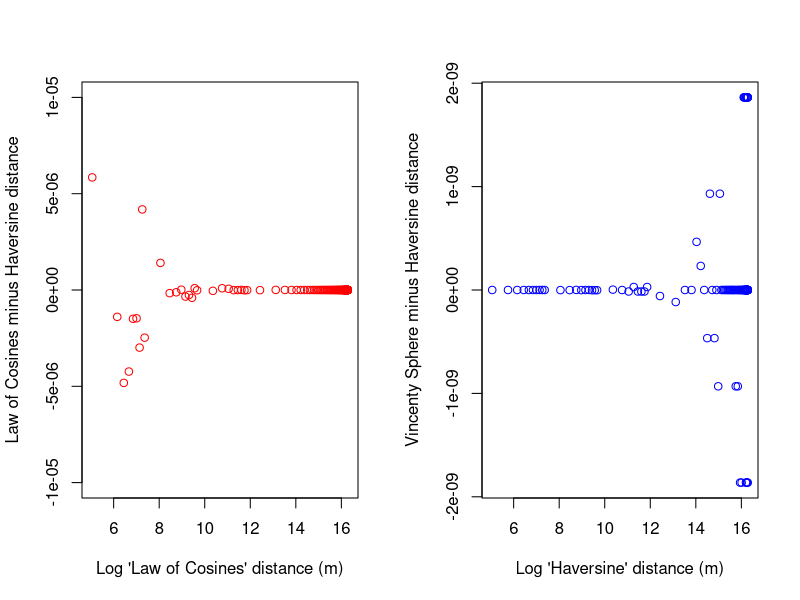
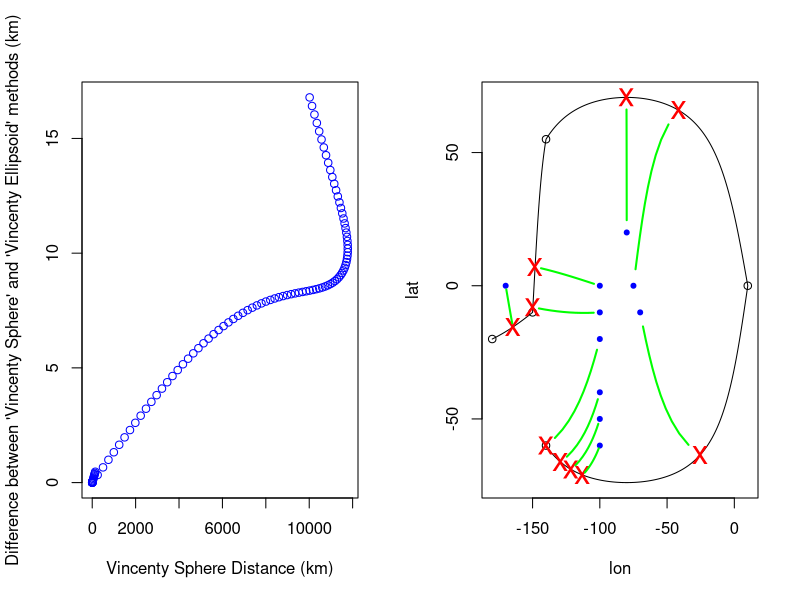

The R script that drew these images, in order:
## ---- chunk 1
library(knitr)
opts_chunk$set(
	fig.width = 5, fig.height = 5, fig.cap = '', collapse = TRUE
)
## ---- chunk 2
library(geosphere)
Lon = c(1:9/1000, 1:9/100, 1:9/10, 1:90*2) 
Lat = c(1:9/1000, 1:9/100, 1:9/10, 1:90) 
dcos = distCosine(c(0,0), cbind(Lon, Lat))
dhav = distHaversine(c(0,0), cbind(Lon, Lat))
dvsp = distVincentySphere(c(0,0), cbind(Lon, Lat))
par(mfrow=(c(1,2)))
plot(log(dcos), dcos-dhav, col='red', ylim=c(-1e-05, 1e-05), 
            xlab="Log 'Law of Cosines' distance (m)", 
            ylab="Law of Cosines minus Haversine distance")
plot(log(dhav), dhav-dvsp, col='blue',
            xlab="Log 'Haversine' distance (m)", 
            ylab="Vincenty Sphere minus Haversine distance")
## ---- chunk 3
dvse = distVincentyEllipsoid(c(0,0), cbind(Lon, Lat))
plot(dvsp/1000, (dvsp-dvse)/1000, col='blue', xlab='Vincenty Sphere Distance (km)', 
        ylab="Difference between 'Vincenty Sphere' and 'Vincenty Ellipsoid' methods (km)")
## ---- chunk 4
line <- rbind(c(-180,-20), c(-150,-10), c(-140,55), c(10, 0), c(-140,-60))
pnts <- rbind(c(-170,0), c(-75,0), c(-70,-10), c(-80,20), c(-100,-50),
           c(-100,-60), c(-100,-40), c(-100,-20), c(-100,-10), c(-100,0))
d = dist2Line(pnts, line)
plot( makeLine(line), type='l')
points(line)
points(pnts, col='blue', pch=20)
points(d[,2], d[,3], col='red', pch='x', cex=2)
for (i in 1:nrow(d)) lines(gcIntermediate(pnts[i,], d[i,2:3], 10), lwd=2, col='green')
